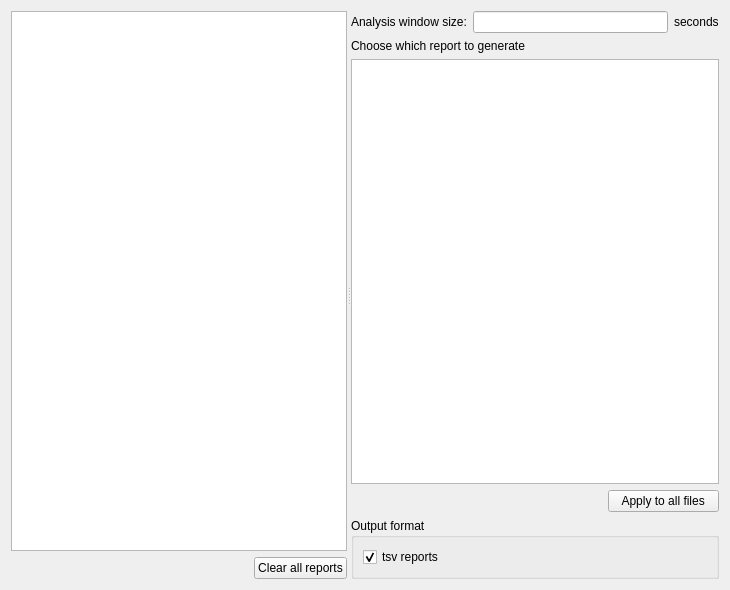
<?xml version="1.0" encoding="UTF-8"?>
<ui version="4.0">
 <class>TemporalLinkStep</class>
 <widget class="QWidget" name="TemporalLinkStep">
  <property name="geometry">
   <rect>
    <x>0</x>
    <y>0</y>
    <width>730</width>
    <height>590</height>
   </rect>
  </property>
  <property name="windowTitle">
   <string/>
  </property>
  <property name="styleSheet">
   <string>font: 12pt &quot;Roboto&quot;;</string>
  </property>
  <layout class="QVBoxLayout" name="verticalLayout_4">
   <item>
    <widget class="QSplitter" name="splitter">
     <property name="orientation">
      <enum>Qt::Orientation::Horizontal</enum>
     </property>
     <property name="childrenCollapsible">
      <bool>false</bool>
     </property>
     <widget class="QWidget" name="verticalLayoutWidget">
      <layout class="QVBoxLayout" name="verticalLayout_3">
       <item>
        <widget class="QTableView" name="file_tableview">
         <property name="alternatingRowColors">
          <bool>true</bool>
         </property>
         <property name="selectionMode">
          <enum>QAbstractItemView::SelectionMode::SingleSelection</enum>
         </property>
         <property name="selectionBehavior">
          <enum>QAbstractItemView::SelectionBehavior::SelectRows</enum>
         </property>
         <attribute name="horizontalHeaderStretchLastSection">
          <bool>true</bool>
         </attribute>
        </widget>
       </item>
       <item>
        <layout class="QHBoxLayout" name="horizontalLayout_2">
         <item>
          <spacer name="horizontalSpacer_2">
           <property name="orientation">
            <enum>Qt::Orientation::Horizontal</enum>
           </property>
           <property name="sizeHint" stdset="0">
            <size>
             <width>40</width>
             <height>20</height>
            </size>
           </property>
          </spacer>
         </item>
         <item>
          <widget class="QPushButton" name="clear_all_reports_pushbutton">
           <property name="text">
            <string>Clear all reports</string>
           </property>
          </widget>
         </item>
        </layout>
       </item>
      </layout>
     </widget>
     <widget class="QWidget" name="layoutWidget">
      <layout class="QVBoxLayout" name="verticalLayout">
       <item>
        <layout class="QHBoxLayout" name="horizontalLayout">
         <item>
          <widget class="QLabel" name="label">
           <property name="text">
            <string>Analysis window size:</string>
           </property>
          </widget>
         </item>
         <item>
          <widget class="QLineEdit" name="analysis_window_lineedit"/>
         </item>
         <item>
          <widget class="QLabel" name="label_2">
           <property name="text">
            <string>seconds</string>
           </property>
          </widget>
         </item>
        </layout>
       </item>
       <item>
        <widget class="QLabel" name="label_3">
         <property name="text">
          <string>Choose which report to generate</string>
         </property>
        </widget>
       </item>
       <item>
        <widget class="QTableView" name="temporal_links_tableview">
         <property name="alternatingRowColors">
          <bool>true</bool>
         </property>
         <property name="wordWrap">
          <bool>false</bool>
         </property>
         <attribute name="verticalHeaderVisible">
          <bool>false</bool>
         </attribute>
        </widget>
       </item>
       <item>
        <layout class="QHBoxLayout" name="horizontalLayout_3">
         <item>
          <spacer name="horizontalSpacer">
           <property name="orientation">
            <enum>Qt::Orientation::Horizontal</enum>
           </property>
           <property name="sizeHint" stdset="0">
            <size>
             <width>40</width>
             <height>20</height>
            </size>
           </property>
          </spacer>
         </item>
         <item>
          <widget class="QPushButton" name="apply_to_all_pushbutton">
           <property name="toolTip">
            <string>Reset all previous selections and apply this one to all files.</string>
           </property>
           <property name="text">
            <string>   Apply to all files   </string>
           </property>
          </widget>
         </item>
        </layout>
       </item>
       <item>
        <widget class="QGroupBox" name="groupBox">
         <property name="title">
          <string>Output format</string>
         </property>
         <layout class="QVBoxLayout" name="verticalLayout_2">
          <item>
           <layout class="QHBoxLayout" name="horizontalLayout_4">
            <item>
             <widget class="QCheckBox" name="csv_reports_checkbox">
              <property name="toolTip">
               <string>tsv reports are generated by default (values are easily exportable).</string>
              </property>
              <property name="text">
               <string>tsv reports</string>
              </property>
              <property name="checked">
               <bool>true</bool>
              </property>
             </widget>
            </item>
           </layout>
          </item>
         </layout>
        </widget>
       </item>
      </layout>
     </widget>
    </widget>
   </item>
  </layout>
 </widget>
 <resources>
  <include location="../../../../../snooz-toolbox/src/main/python/ui/themes/themes.qrc"/>
 </resources>
 <connections>
  <connection>
   <sender>apply_to_all_pushbutton</sender>
   <signal>clicked()</signal>
   <receiver>TemporalLinkStep</receiver>
   <slot>on_apply_to_all()</slot>
   <hints>
    <hint type="sourcelabel">
     <x>666</x>
     <y>321</y>
    </hint>
    <hint type="destinationlabel">
     <x>364</x>
     <y>294</y>
    </hint>
   </hints>
  </connection>
  <connection>
   <sender>file_tableview</sender>
   <signal>clicked(QModelIndex)</signal>
   <receiver>TemporalLinkStep</receiver>
   <slot>on_file_selection_change()</slot>
   <hints>
    <hint type="sourcelabel">
     <x>166</x>
     <y>294</y>
    </hint>
    <hint type="destinationlabel">
     <x>364</x>
     <y>294</y>
    </hint>
   </hints>
  </connection>
  <connection>
   <sender>clear_all_reports_pushbutton</sender>
   <signal>clicked()</signal>
   <receiver>TemporalLinkStep</receiver>
   <slot>clear_all_reports()</slot>
   <hints>
    <hint type="sourcelabel">
     <x>270</x>
     <y>567</y>
    </hint>
    <hint type="destinationlabel">
     <x>364</x>
     <y>294</y>
    </hint>
   </hints>
  </connection>
 </connections>
 <slots>
  <slot>on_apply_to_all()</slot>
  <slot>on_file_selection_change()</slot>
  <slot>clear_all_reports()</slot>
 </slots>
</ui>
